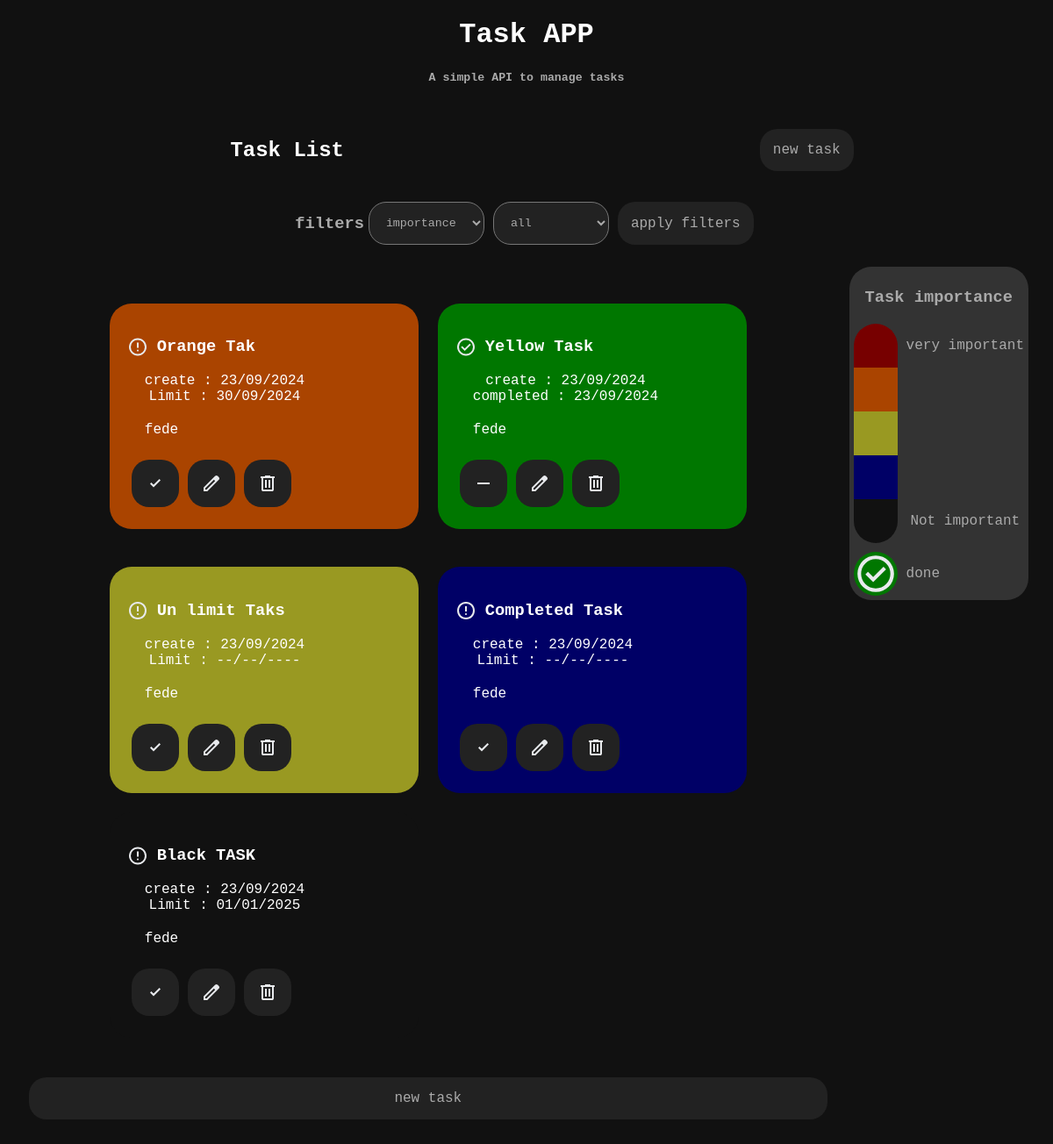
The page / on the database its author committed.
### taskapp/models.py (models this page shows, shortened)
class Task (models.Model):
  title = models.CharField(max_length=50 , null=False)
  description = models.TextField(blank=True)
  created_by = models.ForeignKey(User , on_delete=models.CASCADE , null=False)
  iportance_task = models.ForeignKey(Importance_task , on_delete=models.CASCADE , null=False)
  create_task  = models.DateField(null=True , blank=False , default=timezone.now)
  completation_date = models.DateField(null=True , blank=True)
  completed = models.BooleanField(default=False)
  limit_date = models.DateField(null=True , blank=True)

### taskapp/views.py (the view)
# urls.py: path('',views.task_list,name='task_list'),
def task_list(request,order='importance',taskfilter='all'):
    tasks = filters_task(order,taskfilter)
    return render (request,'task_list.html',{'tasks':tasks,'order':order,'taskfilter':taskfilter})

### taskapp/models.py (called while the page is built)
  def __str__(self):
      return self.importance

### taskapp/views.py (called while the page is built)
def filters_task(order_filer,task_filter):
  if task_filter == 'incomplete':
    tasks_f1 = Task.objects.filter(completed=False)
  if task_filter == 'complete':
    tasks_f1 = Task.objects.filter(completed=True)
  if task_filter == 'all':
    tasks_f1 = Task.objects.all()
  if order_filer == 'importance':
    tasks_f2 = tasks_f1.order_by("-iportance_task__importance_value")
  if order_filer == 'limit_date':
    tasks_f2 = tasks_f1.order_by("limit_date")
  if order_filer == 'task_title':
    tasks_f2 = tasks_f1.order_by("title")
  return  tasks_f2

### templates/task_list.html (shortened to what this page needs)
{% load static %}
<!DOCTYPE html>
<html lang="en">
<head>
  <link rel="stylesheet" href={% static "task_list.css" %}>
  <link rel="stylesheet" href={% static "importance.css" %}>
</head>
<body>
  <header>
    <h1> Task APP </h1>
    <h5> A simple API to manage tasks </h5>
    <div class='header_list'>
      <h2>Task List</h2>
      <a href={% url "task_form" %} class='btn '> new task </a>
    </div>
    <div class='filter-container'>
      <h3 class='filter-container-title'>filters</h3>
      <select class='btn' id='order_filter'> oder by
        {% if order == "importance" %}
          <option value="importance">importance</option>
        {% elif order == "limit_date" %}
          <option value="limit_date">limit date</option>
          <option value="importance">importance</option>
          <option value="task_title">Task Title</option>
        {% else %}
          <option value="task_title">Task Title</option>
          <option value="importance">importance</option>
          <option value="limit_date">limit date</option>
        {% endif %}
      </select>
      <select class='btn' id='task_filter'> task
        {% if  taskfilter == "all" %}
          <option value='all' >          all        </option>
        {% elif taskfilter == "complete" %}
          <option value='complete' >     complete   </option>
          <option value='incomplete' >   incomplete </option>
          <option value='all' >          all        </option>
        {% else %}
          <option value='incomplete' >   incomplete </option>
          <option value='all' >          all        </option>
          <option value='complete' >     complete   </option>
        {% endif %}
      </select>
      <a href={% url "task_form"%} class='btn apply_filter'> apply filters </a>
    </div>
  </header>
  <div class='main-container'>
  <main>
  <div class='grid'>
  {% for task in tasks %}
    <div class="{{task.iportance_task}} {{task.completed}} task-card">
      <div class='title-task'>
        {% if task.completed  %}
          <img class='card-text-color' src={% static "icons/check_circle.svg" %} alt="the task is completed">
        {% else %}
          <img  class='card-text-color' src={% static "icons/warning.svg" %} alt="need to complete this task">
        {% endif %}
        <h3  class='card-text-color' >
          {{task.title}}
        </h3>
      </div>
      <div class='time-task-content'>
        <div  class='card-text-color' >
          create : {{task.create_task|date:"d/m/Y"}}
        </div>
        {% if task.completed %}
        <div  class='card-text-color' >
          completed : {{task.completation_date|date:"d/m/Y"}}
        </div>
        {% else %}
          {% if task.limit_date %}
          <div  class='card-text-color' >
            Limit : {{task.limit_date|date:"d/m/Y"}}
          </div>
          {% else %}
          <div  class='card-text-color' >
            Limit :  --/--/----
          </div>
          {% endif %}
        {% endif %}
      </div>
      <div class='task-user card-text-color'>
        {{task.created_by}}
      </div>
      <div class='btn-content'>
        {% if not task.completed %}
        <a href="{% url 'task_complete' task.id %}" class='btn complete'> <img src={% static "icons/check.svg" %} alt="mark task as completed"> </a>
        {% else %}
        <a href="{% url 'task_incomplete' task.id %}" class='btn delete '>  <img src={% static "icons/menos.svg" %} alt="remove task"> </a>
        {% endif %}
        <a href="{% url 'task_update' task.id %}" class='btn'> <img src={% static "icons/edit.svg" %} alt="edit task">  </a>
        <a href="{% url 'task_delete' task.id %}" class='btn delete' > <img src={% static "icons/delete.svg" %} alt="delete"> </a>
      </div>
    </div>
  {% endfor %}
  </div>
  <div ><a href={% url "task_form" %} class='btn end-btn'> new task </a></div>
  </main>
  <aside>
  {% include "importance.html" %}
  </aside>
  </div>
</body>
</html>

### templates/importance.html
{% load static %}
<div class='cart-container'>
  <h3 class='cart-container-title'> Task importance </h3>
  <div class='cart-info'>
    <div class='cart-info-color-block'>
      <div class='black-block'></div>
      <div class='blue-block'></div>
      <div class='yellow-block'></div>
      <div class='orange-block'></div>
      <div class='red-block'></div>
    </div>
    <div class='cart-info-content-text'>
      <p> very important </p>
      <p>Not important</p>
    </div>
  </div>
  <div class='completed-task-color'>
    <div class='green-block'>
      <img src={% static "icons/check_circle.svg" %} style='width: 100%;'  alt="">
    </div>
    <div class='cart-info-content-text'>done</div>
  </div>
</div>

### static/task_list.css (style rules this page uses)
* { color: #aaa; font-family: 'Courier New', Courier, monospace; }
body { background-color: #111; }
header { width: 100%; }
h1 { color: #fff; text-align: center; }
h5 { text-align: center; }
h2 { display: block; margin: 40px; color: #fff; }
.header_list { display: flex; align-items: center; justify-content: space-around; }
.filter-container { display: flex; justify-content: center; }
.grid { padding: 20px; display: grid; grid-template-columns: repeat(auto-fill, minmax(200px, 352px)); grid-template-rows: repeat(auto-fill, minmax(300px, 1fr)); grid-gap: 22px; justify-content: center; align-items: center; }
main { flex-grow: 1; display: flex; flex-direction: column; gap:20px; }
.main-container { display: flex; }
aside { position: sticky; height: 100%; top: 10px; }
.btn-content { display: flex; }
.black { background-color: #111; }
.blue { background-color: #006; }
.yellow { background-color: #992; }
.orange { background-color: #a40; }
.main-container { display: flex; gap: 20px; padding: 20px; justify-content: flex-start; }
.True { background-color: #070; }
.title-task { display: flex; flex-wrap: wrap; gap: 10px ; }
.time-task-content { display: inline-flex; flex-direction: column; align-items: center; justify-content: center; margin: 0px 20px; }
.btn-content { height: 64px; }
.task-user { margin: 20px; }
.card-text-color { color: #fff; }

### static/importance.css (style rules this page uses)
.cart-container { display: flex; flex-direction: column; border-radius: 25px; padding: 5px; background: #333; }
.cart-info { display: flex; }
.cart-info-color-block { display: flex; flex-direction: column-reverse; }
.cart-container-title { text-align: center; }
.blue-block,.green-block,.yellow-block,.orange-block,.red-block,.black-block { width: 50px; height: 50px; }
.black-block { background-color: #111; border-radius: 0 0 25px 25px; }
.blue-block { background-color: #006; }
.yellow-block { background-color: #992; }
.orange-block { background-color: #a40 }
.red-block { background-color: #700; border-radius: 25px 25px 0 0; }
.green-block { background-color: #070; border-radius: 50px; }
.cart-info-content-text { display: flex; flex-direction: column; justify-content: space-between; padding-left: 10px; text-align: center; }
.completed-task-color { display: flex; align-items: center; margin-top: 10px; }

### rows shown on the page
Task: completed False (drawn), title "Orange Tak", create_task "23/09/2024", limit_date "30/09/2024", created_by "fede"
Task: completed True (drawn), title "Yellow Task", create_task "23/09/2024", completation_date "23/09/2024", created_by "fede"
Task: completed False (drawn), title "Un limit Taks", create_task "23/09/2024", created_by "fede"
Task: completed False (drawn), title "Completed Task", create_task "23/09/2024", created_by "fede"
Task: completed False (drawn), title "Black TASK", create_task "23/09/2024", limit_date "01/01/2025", created_by "fede"
